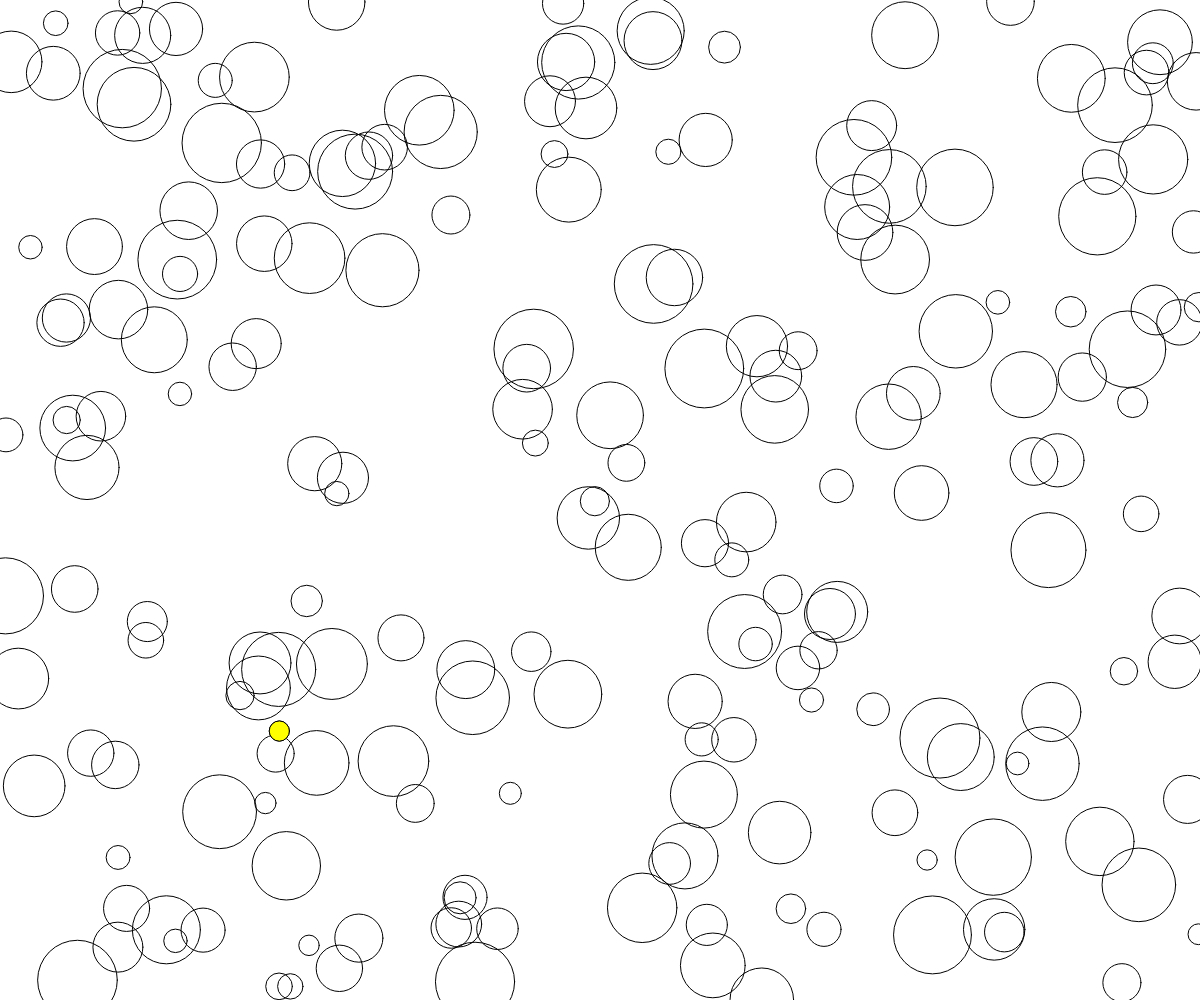
Frame 1 (no input)
Frame 60 (no input): identical to frame 1, image omitted
Frame 120 (the mouse pressed at the canvas centre since frame 60): identical to frame 1, image omitted

The p5.js sketch that drew this single still picture (run headless with seeded random() and noise() and a simulated clock; from frame 60 on, the mouse is pressed at the canvas centre):

// p5.js sketch
// ── sketch.js
// Find the smallest circle
// Grace Li
// March 5th


const NUM_CIRCLES = 200;

function setup() {
  createCanvas(windowWidth, windowHeight);
  drawCircles();
}

function draw() {
  //background(220);
}


function drawCircles(){
  //draw NUM_CIRCLES circles with no fill.
  // the smallest one will be filled. 

  noFill();
  // variables to track smallest so far
  let smallestDiameter = Infinity;
  let smallX, smallY;

  for(let i = 0; i < NUM_CIRCLES; i++){
    let x = random(0, width);
    let y = random(0, height);
    let d = random(20, 80);

    circle(x, y, d);
    if(d < smallestDiameter){
      smallestDiameter = d;
      smallX = x;
      smallY = y;
    }

  }
  fill(255, 255, 0);
  circle(smallX, smallY, smallestDiameter);
}
